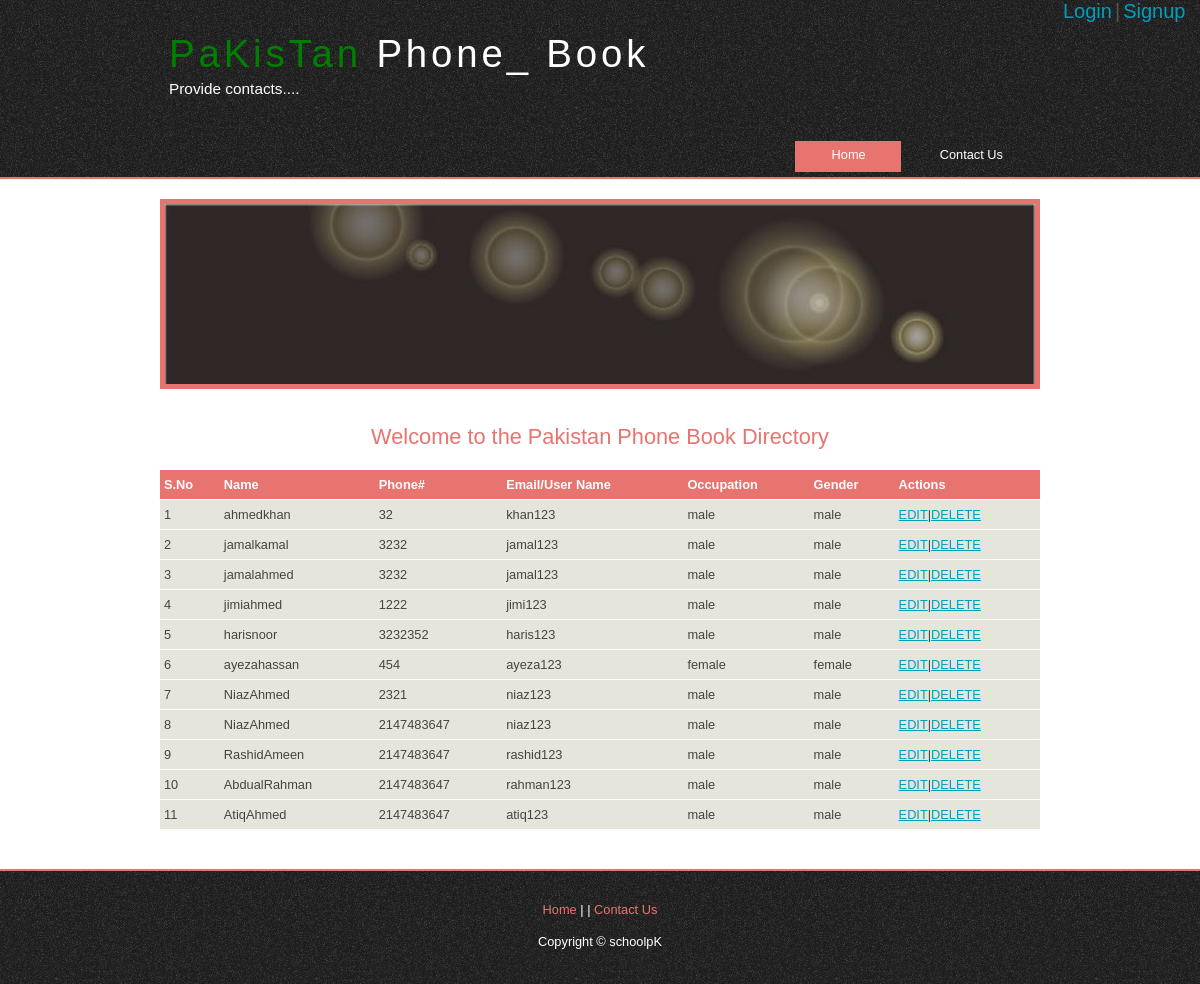
The app's page /show_contact.php with its own data.
### tables this page shows
CREATE TABLE `contacts` (
  `c_id` int(11) NOT NULL,
  `f_name` varchar(255) NOT NULL,
  `l_name` varchar(255) NOT NULL,
  `cat_id` int(11) NOT NULL,
  `gender` varchar(255) NOT NULL,
  `phone_no` int(11) NOT NULL,
  `email` varchar(255) NOT NULL,
  `address` text NOT NULL,
  `creator` varchar(255) NOT NULL,
  `status` int(11) NOT NULL
);

### show_contact.php (the view, shortened to what this page needs)
<?PHP
    require 'common/sql_connection.php';
         $sql = "SELECT * FROM contacts ";
        $rs = mysqli_query($db_link,$sql);
?>
<!DOCTYPE HTML>
<html>
<?php require 'common/top_header.php' ?>
<body>
  <div id="main">
    <?php require 'common/nav_header.php' ?>
    <div id="site_content">
      <div id="banner"></div>
        <h1 class="bdr text-center">Welcome to the Pakistan Phone Book Directory</h1>
      <div id="content bdr">
          <table style="width:100%; border-spacing:0;">
          <tr>
            <th>S.No</th>
            <th>Name</th>
            <th>Phone#</th>
            <th>Email/User Name</th>
            <th>Occupation</th>
            <th>Gender</th>
            <th>Actions</th>
          </tr>
          <?php
                $i=0;
              while ($data1 = mysqli_fetch_assoc($rs)) {
                echo '<tr>
            <td>'.++$i.'</td>
            <td>'.$data1['f_name'].''.$data1['l_name'].'</td>
            <td>'.$data1['phone_no'].'</td>
            <td>'.$data1['email'].'</td>
            <td>'.$data1['gender'].'</td>
            <td>'.$data1['gender'].'</td>
            <td><a href="">EDIT</a>|<a href="">DELETE</a></td>
          </tr>';
              }
          ?>
        </table>
      </div>
    </div>
    <?php require 'common/footer.php' ?>
  </div>
</body>
</html>

### style/style.css (style rules this page uses)
html { height: 100%; }
* { margin: 0; padding: 0; }
body { font: normal .80em 'trebuchet ms', arial, sans-serif; background: #FFF; color: #555; }
h1, h2, h3, h4, h5, h6 { color: #E7746F; letter-spacing: 0em; padding: 0 0 5px 0; }
h1, h2, h3 { font: normal 170% 'century gothic', arial; margin: 0 0 15px 0; padding: 15px 0 5px 0; }
a, a:hover { outline: none; text-decoration: underline; color: #009FBC; }
#main, #logo, #menubar, #site_content, #footer { margin-left: auto; margin-right: auto; }
#banner { background: transparent url(banner.jpg) no-repeat; width: 870px; height: 180px; margin-bottom: 20px; border: 5px solid #E7746F; }
#site_content { width: 880px; overflow: hidden; margin: 20px auto 0 auto; padding: 0 0 10px 0; }
table { margin: 10px 0 30px 0; }
table tr th, table tr td { background: #E7746F; color: #FFF; padding: 7px 4px; text-align: left; }
table tr td { background: #E5E5DB; color: #47433F; border-top: 1px solid #FFF; }
.text-center { text-align: center; }

### records on screen
contacts: f_name "ahmed", l_name "khan", phone_no "32", email "khan123", gender "male"
contacts: f_name "jamal", l_name "kamal", phone_no "3232", email "jamal123", gender "male"
contacts: f_name "jamal", l_name "ahmed", phone_no "3232", email "jamal123", gender "male"
contacts: f_name "jimi", l_name "ahmed", phone_no "1222", email "jimi123", gender "male"
contacts: f_name "haris", l_name "noor", phone_no "3232352", email "haris123", gender "male"
contacts: f_name "ayeza", l_name "hassan", phone_no "454", email "ayeza123", gender "female"
contacts: f_name "Niaz", l_name "Ahmed", phone_no "2321", email "niaz123", gender "male"
contacts: f_name "Niaz", l_name "Ahmed", phone_no "2147483647", email "niaz123", gender "male"
contacts: f_name "Rashid", l_name "Ameen", phone_no "2147483647", email "rashid123", gender "male"
contacts: f_name "Abdual", l_name "Rahman", phone_no "2147483647", email "rahman123", gender "male"
contacts: f_name "Atiq", l_name "Ahmed", phone_no "2147483647", email "atiq123", gender "male"
